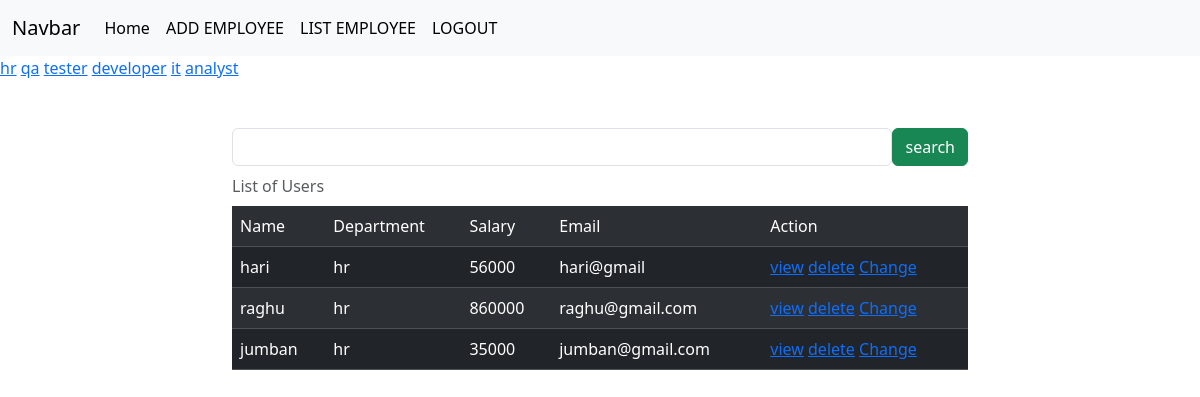
Screenshot of /employees/all/?department=hr (signed in) with the database file from the repository.
### crm/models.py (models this page shows, shortened)
class Employees(models.Model):
    name=models.CharField(max_length=100)
    department=models.CharField(max_length=100)
    salary=models.PositiveIntegerField()
    email=models.EmailField(unique=True)
    age=models.PositiveIntegerField()
    contact=models.CharField(max_length=200,null=True)
    profile_pic=models.ImageField(upload_to="images",null=True)
    dob=models.DateField(null=True,blank=True)

### crm/views.py (the view, shortened to what this page needs)
# urls.py: path("employees/all/",views.EmployeeListView.as_view(),name="emp-all"),
@method_decorator(signin_required,name="dispatch")
class EmployeeListView(View):
    def get(self,request,*args,**kwargs):
            qs=Employees.objects.all()
            departments=Employees.objects.all().values_list("department",flat=True).distinct()
            print(departments)
            if "department" in request.GET:
                dept=request.GET.get("department")
                qs=qs.filter(department__iexact=dept)
            return render (request,"emp_list.html",{"data":qs,"departments":departments})

### crm/views.py (called while the page is built)
def signin_required(fn):                                             #decorat0rs
    def wrapper(request,*args,**kwargs):
        if not request.user.is_authenticated:
            messages.error(request,"invalid session")
            return redirect("signin")
        else:
            return fn(request,*args,**kwargs)
    return wrapper

### crm/templates/emp_list.html (shortened to what this page needs)
{%extends 'base.html'%}
{%block body_block%}
<div>
{%for dep in departments%}
    <a href="{%url 'emp-all'%}?department={{dep}}">{{dep}}</a>
{%endfor%}
</div>
<div class="container mt-5">
    <div class="row">
        <div class="col-2"></div>
        <div class="col-8">
            <form action="" method="post">
               <div class="d-flex">
                    <input type="text" name="box" class="form-control">
                    <button type="submit " class="btn btn-success">search</button>
               </div>
            </form>
        </div>
        <div class="col-2"></div>
    </div>
</div>
<div class="container">
    <div class="row">
        <div class="col-2"></div>
        <div class="col-8">
            <table class="table table-dark table-striped caption-top">
                <caption>List of Users</caption>
                <tr>
                    <td>Name</td>
                    <td>Department</td>
                    <td>Salary</td>
                    <td>Email</td>
                    <td>Action</td>
                </tr>
                {%for emp in data%}
                <tr>
                    <td>{{emp.name}}</td>
                    <td>{{emp.department}}</td>
                    <td>{{emp.salary}}</td>
                    <td>{{emp.email}}</td>
                    <td>
                        <a href="{%url 'emp-details' emp.id%}">view</a>
                        <a href="{%url 'emp-delete' emp.id%}">delete</a>
                        <a href="{%url 'emp-edit' emp.id%}">Change</a>
                    </td>
                </tr>
                {%endfor%}
            </table>
        </div>
        <div class="col-2"></div>
    </div>
</div>
{%endblock%}

### rows the page displays
Employees: name "hari", department "hr", salary "56000", email "hari@gmail"
Employees: name "raghu", department "hr", salary "860000", email "raghu@gmail.com"
Employees: name "jumban", department "hr", salary "35000", email "jumban@gmail.com"

### other values shown
{{ dep }} "hr" "qa" "tester" "developer" "it" "analyst"
